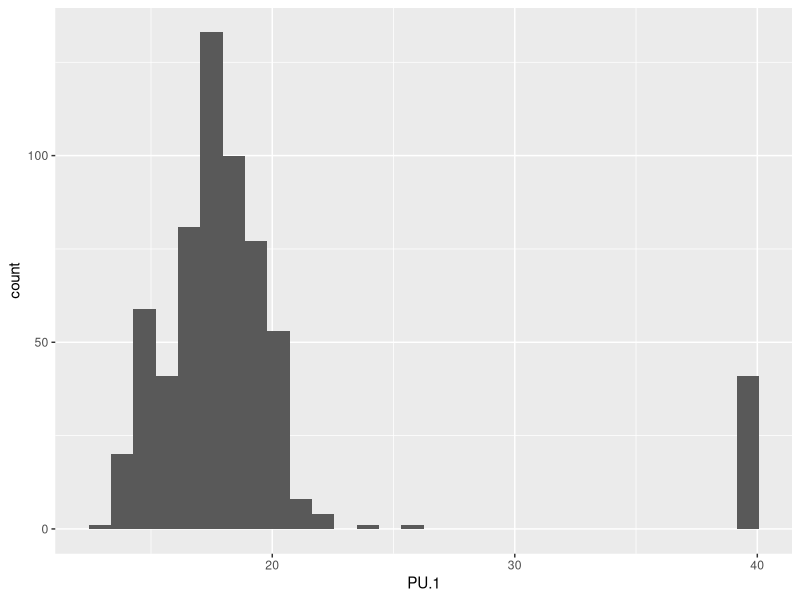
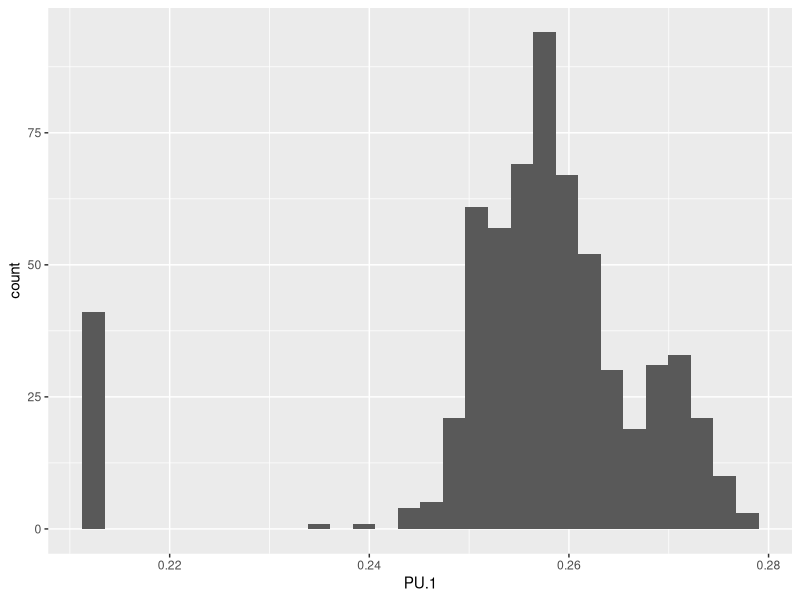
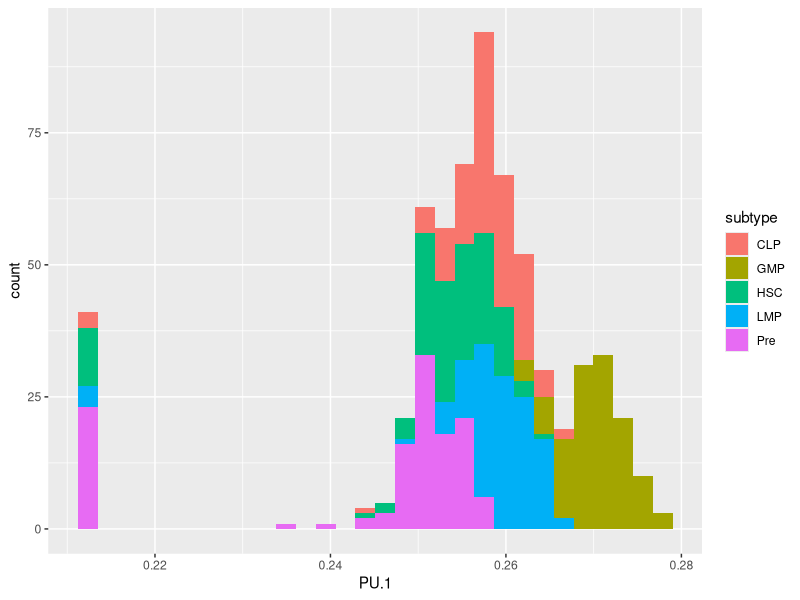
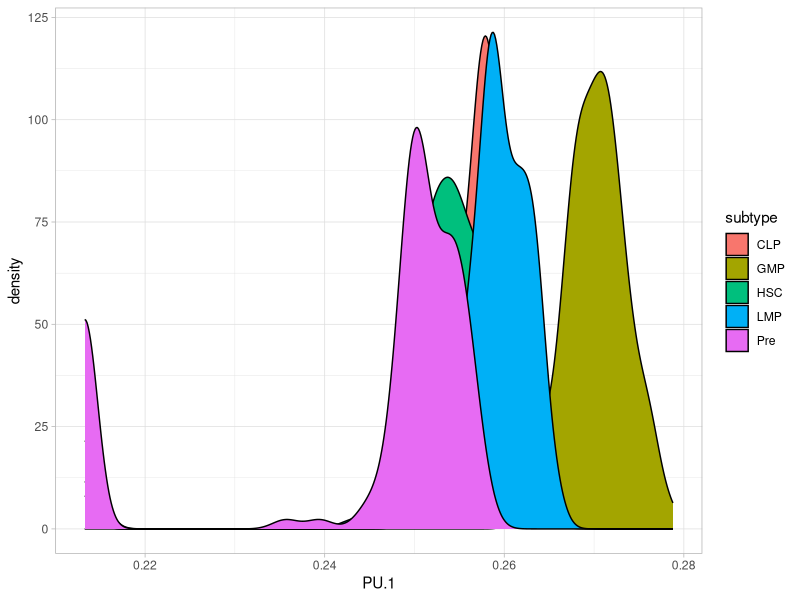
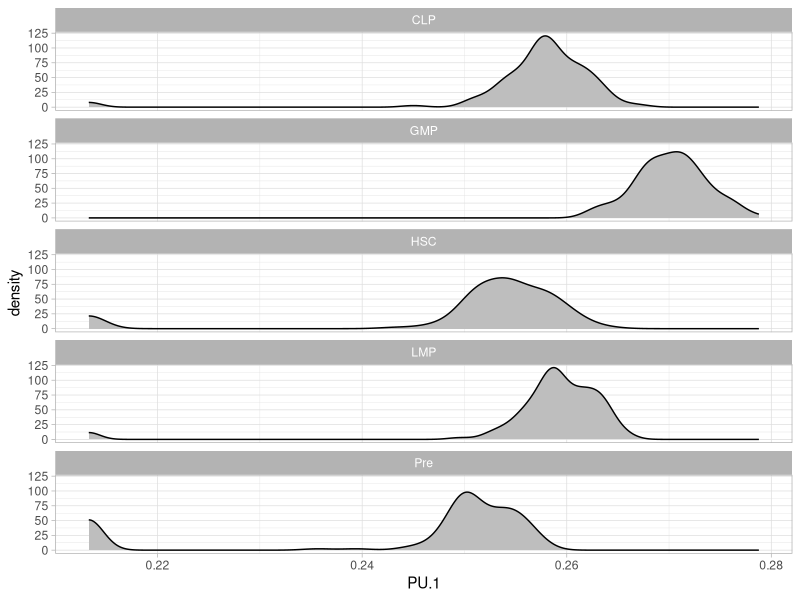

These figures' R source, in order:
## ---- chunk 1
data <- read.csv('../data/NIHMS53736-supplement-9.csv')
str(data)
## ---- chunk 2
library(dplyr)

transcripts <- mutate(data, subtype = substr(Cell, start = 1, stop = 3)) %>%
                  select(-Cell) 
## ---- chunk 3
library(ggplot2)

ggplot(data = transcripts, aes(x=PU.1)) +
          geom_histogram()
## ---- chunk 4
library(ggplot2)

transcripts %>% 
        mutate(PU.1 = 1/(log(PU.1) + 1 )) %>%       ## transforming values
          ggplot(aes(x=PU.1)) +
             geom_histogram()
## ---- chunk 5
library(ggplot2)

transcripts %>% 
        mutate(PU.1 = 1/(log(PU.1) + 1 )) %>%       
          ggplot(aes(x=PU.1, fill=subtype)) +
             geom_histogram()
## ---- chunk 6
library(ggplot2)

theme_set(theme_light())       ## changing theme
transcripts %>% 
        mutate(PU.1 = 1/(log(PU.1) + 1 )) %>%   
          ggplot(aes(x=PU.1, fill=subtype)) +
             geom_density()    ## using densities plot instead
## ---- chunk 7
library(ggplot2)

theme_set(theme_light()) 
transcripts %>% 
        mutate(PU.1 = 1/(log(PU.1) + 1 )) %>%   
          ggplot(aes(x=PU.1)) +
             geom_density(fill='gray') + ## steel blue fill
              facet_wrap(~subtype, ncol=1)   ## Using facets
